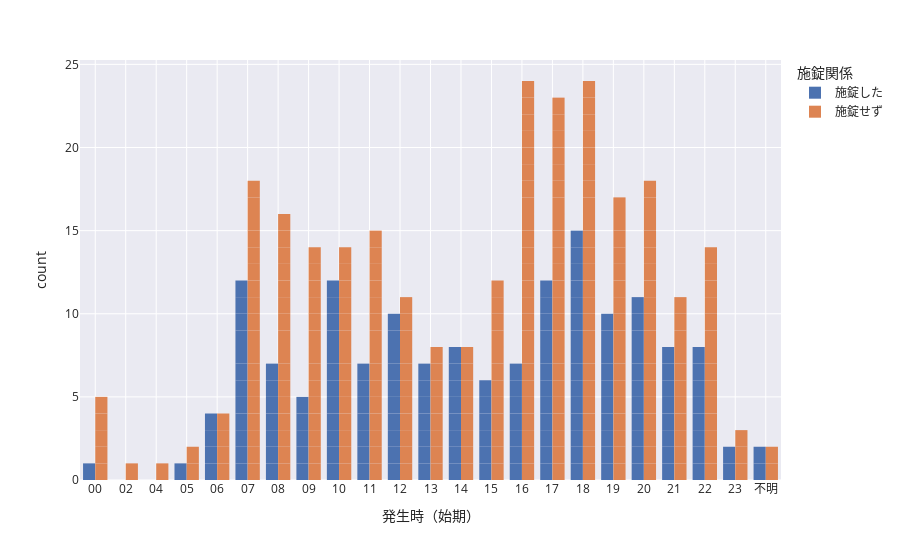

Notebook code cell kept with this figure:
### Markdown cell above
## その他のチャート（上級編）

複数の変数でチャートを作ると、より深い分析ができる。

### Code cell
fig = px.bar(kashiwa,
            x='発生時（始期）',
            color='施錠関係',
            template='seaborn',
            barmode='group')
fig.update_traces(
    marker_line_width=0
)
fig.update_xaxes(categoryorder='category ascending')
fig.show()

### Figure 1 — Plotly figure (JSON) as saved in the notebook; plotly's stock layout.template omitted (floating-point values rounded to 4 significant figures; data arrays with more than 128 entries replaced by an {"elided": "..."} marker saying what was removed)
{"data": [{"alignmentgroup": "True", "hovertemplate": "施錠関係=施錠した<br>発生時（始期）=%{x}<br>count=%{y}<extra></extra>", "legendgroup": "施錠した", "marker": {"color": "rgb(76,114,176)", "line": {"width": 0}, "pattern": {"shape": ""}}, "name": "施錠した", "offsetgroup": "施錠した", "orientation": "v", "showlegend": true, "textposition": "auto", "type": "bar", "x": {"elided": "155 str values"}, "xaxis": "x", "y": {"elided": "155 int values"}, "yaxis": "y"}, {"alignmentgroup": "True", "hovertemplate": "施錠関係=施錠せず<br>発生時（始期）=%{x}<br>count=%{y}<extra></extra>", "legendgroup": "施錠せず", "marker": {"color": "rgb(221,132,82)", "line": {"width": 0}, "pattern": {"shape": ""}}, "name": "施錠せず", "offsetgroup": "施錠せず", "orientation": "v", "showlegend": true, "textposition": "auto", "type": "bar", "x": {"elided": "265 str values"}, "xaxis": "x", "y": {"elided": "265 int values"}, "yaxis": "y"}], "layout": {"barmode": "group", "legend": {"title": {"text": "施錠関係"}, "tracegroupgap": 0}, "margin": {"t": 60}, "xaxis": {"anchor": "y", "categoryorder": "category ascending", "domain": [0, 1], "title": {"text": "発生時（始期）"}}, "yaxis": {"anchor": "x", "domain": [0, 1], "title": {"text": "count"}}}}
